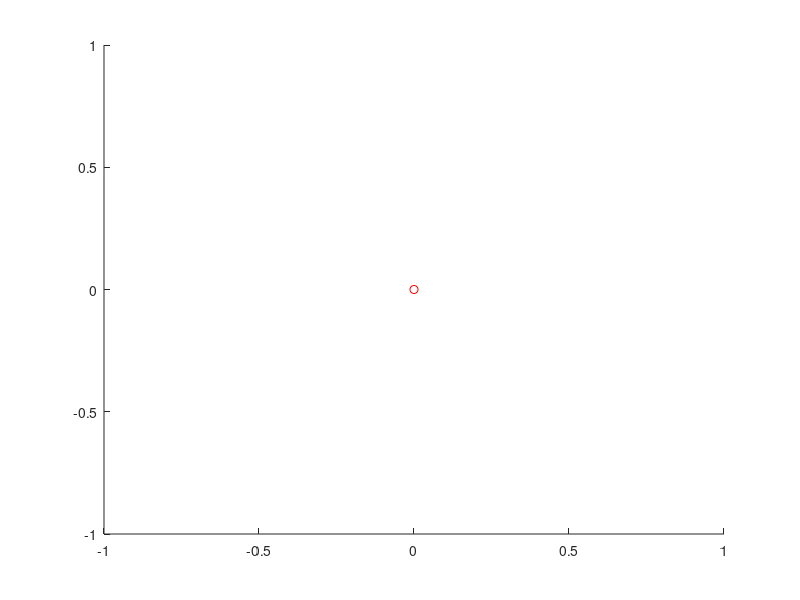

Here is the MATLAB script that generated this plot: (Note: this script raises an error after producing the figure.)


%%MOCOM LAB1
%This is the Main to Run. If the connection of the additional links is not
%good, there is the other main function. Some changes are needed too but
%only numerical
clc
clear
close all

addpath('include')

biTri(1,1,1) = 1; biTri(1,2,1) = 0; biTri(1,3,1) = 0; biTri(1,4,1) = 0;
biTri(2,1,1) = 0; biTri(2,2,1) = 1; biTri(2,3,1) = 0; biTri(2,4,1) = 0;
biTri(3,1,1) = 0; biTri(3,2,1) = 0; biTri(3,3,1) = 1; biTri(3,4,1) = 0.175;
biTri(4,1,1) = 0; biTri(4,2,1) = 0; biTri(4,3,1) = 0; biTri(4,4,1) = 1;

biTri(1,1,2) = -1; biTri(1,2,2) = 0;  biTri(1,3,2) = 0; biTri(1,4,2) = 0;
biTri(2,1,2) = 0;  biTri(2,2,2) = 0;  biTri(2,3,2) = 1; biTri(2,4,2) = 0;
biTri(3,1,2) = 0;  biTri(3,2,2) = 1;  biTri(3,3,2) = 0; biTri(3,4,2) = 0.108;
biTri(4,1,2) = 0;  biTri(4,2,2) = 0;  biTri(4,3,2) = 0; biTri(4,4,2) = 1;

biTri(1,1,3) = 0;  biTri(1,2,3) = 0; biTri(1,3,3) = 1;  biTri(1,4,3) = 0.105;
biTri(2,1,3) = -1; biTri(2,2,3) = 0; biTri(2,3,3) = 0;  biTri(2,4,3) = 0;
biTri(3,1,3) = 0;  biTri(3,2,3) = -1; biTri(3,3,3) = 0; biTri(3,4,3) = 0;
biTri(4,1,3) = 0;  biTri(4,2,3) = 0; biTri(4,3,3) = 0;  biTri(4,4,3) = 1;

%Fixed joint only for connection
biTri(1,1,4) = 1;  biTri(1,2,4) = 0; biTri(1,3,4) = 0;  biTri(1,4,4) = 0;
biTri(2,1,4) = 0; biTri(2,2,4) = 1; biTri(2,3,4) = 0;  biTri(2,4,4) = 0;
biTri(3,1,4) = 0;  biTri(3,2,4) = 0; biTri(3,3,4) = 1; biTri(3,4,4) = 0.3265;
biTri(4,1,4) = 0;  biTri(4,2,4) = 0; biTri(4,3,4) = 0;  biTri(4,4,4) = 1;

biTri(1,1,5) = 0;  biTri(1,2,5) = 1;  biTri(1,3,5) = 0;  biTri(1,4,5) = -0.1455;
biTri(2,1,5) = 0;  biTri(2,2,5) = 0;  biTri(2,3,5) = -1; biTri(2,4,5) = 0;
biTri(3,1,5) = -1; biTri(3,2,5) = 0;  biTri(3,3,5) = 0;  biTri(3,4,5) = 0;
biTri(4,1,5) = 0;  biTri(4,2,5) = 0;  biTri(4,3,5) = 0;  biTri(4,4,5) = 1;

biTri(1,1,6) = 0; biTri(1,2,6) = 0;  biTri(1,3,6) = 1; biTri(1,4,6) = 0.095;
biTri(2,1,6) = 0; biTri(2,2,6) = -1; biTri(2,3,6) = 0; biTri(2,4,6) = 0;
biTri(3,1,6) = 1; biTri(3,2,6) = 0;  biTri(3,3,6) = 0; biTri(3,4,6) = 0;
biTri(4,1,6) = 0; biTri(4,2,6) = 0;  biTri(4,3,6) = 0; biTri(4,4,6) = 1;

biTri(1,1,7) = 0; biTri(1,2,7) = 0;  biTri(1,3,7) = 1; biTri(1,4,7) = 0;
biTri(2,1,7) = 0; biTri(2,2,7) = -1; biTri(2,3,7) = 0; biTri(2,4,7) = 0;
biTri(3,1,7) = 1; biTri(3,2,7) = 0;  biTri(3,3,7) = 0; biTri(3,4,7) = 0.325;
biTri(4,1,7) = 0; biTri(4,2,7) = 0;  biTri(4,3,7) = 0; biTri(4,4,7) = 1;

biTri(1,1,8) = 0; biTri(1,2,8) = 0;  biTri(1,3,8) = 1; biTri(1,4,8) = 0.132;
biTri(2,1,8) = 0; biTri(2,2,8) = -1; biTri(2,3,8) = 0; biTri(2,4,8) = 0;
biTri(3,1,8) = 1; biTri(3,2,8) = 0;  biTri(3,3,8) = 0; biTri(3,4,8) = 0;
biTri(4,1,8) = 0; biTri(4,2,8) = 0;  biTri(4,3,8) = 0; biTri(4,4,8) = 1;

%The last fixed part
biTri(1,1,9) = 1; biTri(1,2,9) = 0;  biTri(1,3,9) = 0; biTri(1,4,9) = 0;
biTri(2,1,9) = 0; biTri(2,2,9) = 1; biTri(2,3,9) = 0; biTri(2,4,9) = 0;
biTri(3,1,9) = 0; biTri(3,2,9) = 0;  biTri(3,3,9) = 1; biTri(3,4,9) = 0.021;
biTri(4,1,9) = 0; biTri(4,2,9) = 0;  biTri(4,3,9) = 0; biTri(4,4,9) = 1;

%4-th and 9-th joints are fixed, their aim is only for connection
jointType = [0,0,0,2,0,0,0,0,2];
numberOfJoints = 8;

qmin = -pi * ones(8,1);
qmax = +pi * ones(8,1);

%initial configuration
q = [0.1,0.1,0.1,0.1,0.1,0.1,0.1,0.1];
q_dot = [0,0,0,0,0,0,0,0];

%goal definition
questions = {'What is X coordinates of the goal?',...
              'What is Y coordinates of the goal?',...
              'What is Z coordinates of the goal?'};
answer = inputdlg(questions);
    
goalCoord_X = str2double(answer{1});
goalCoord_Y = str2double(answer{2});
goalCoord_Z = str2double(answer{3});


%goal orientation
goalMatrix = [1,0,0,goalCoord_X;
              0,1,0,goalCoord_Y;
              0,0,1,goalCoord_Z;
              0,0,0,1.0];

% simulation variables 
ts = 0.1;
t_start = 0.0;
t_end = 10.0;
t = t_start:ts:t_end;

 
angular_gain = 0.1;
linear_gain = 0.8;

%preallocation of variables
x_dot = zeros(6,1);
error_linear = zeros(3,1);
error_angular = zeros(3,1);


bTi = zeros(4,4,numberOfJoints);
brij = zeros(3, numberOfJoints +1);


hold on
cindex = 1;
csize = t_end/ts;
cmap = colormap(summer(csize));
color = cmap(mod(cindex,csize)+1,:);
plot3(0,0,0,'o','Color','r')
plot3(goalCoord_X, goalCoord_Y,goalCoord_Z,'o','Color','r');
% For each interval from initial configuration to the final configuration
% we will compute


%%%%%%% Kinematic Simulation %%%%%%%

  
    % simulating the robot
for i = t
    basicV = zeros(3,numberOfJoints);

    %transformation matrices of link <i> w.r.t. link <i-1>
    biTei = GetDirectGeometry(q,biTri,jointType);
    
    % transformation matrix from the manipulator base to the ith joint in the configuration identified by biTei.
    bTe = GetTransformationWrtBase(biTei,9);
    %Jacobian Matrix
    J = GetJacobian(biTei,bTe,jointType);


    error_linear= goalMatrix(1:3,4) - bTe(1:3,4);
    error_angular = VersorLemma(bTe(1:3,1:3), goalMatrix(1:3,1:3));

    x_dot(1:3,1) = angular_gain*error_angular;
    x_dot(4:6,1) = linear_gain*error_linear;

    q_dot = pinv(J)*x_dot;
    q = KinematicSimulation(q, q_dot,ts, qmin, qmax);

    %computing all vectors connecting the base to the i-th link i
    for j = 1:numberoflinks
        basicV(:,j) = GetBasicVectorWrtBase(biTei,j)
    end

    % plot the base separatly because it is useless plotting it everytime.
    basicV = [[0;0;0],basicV];
    
    for j = 2:numberoflinks + 1   
        plot3(basicV(1,j),basicV(2,j),basicV(3,j),'o','Color','b')
    end

    color = cmap(mod(cindex,csize)+1, :);
    cindex = cindex +1;
    
    %Connecting all joints while moving by using color lines
    hold on
    line(basicV(1,:),basicV(2,:),basicV(3,:), 'LineWidth', 2,'Color',color)

    pause(0.1);

end

    
  


